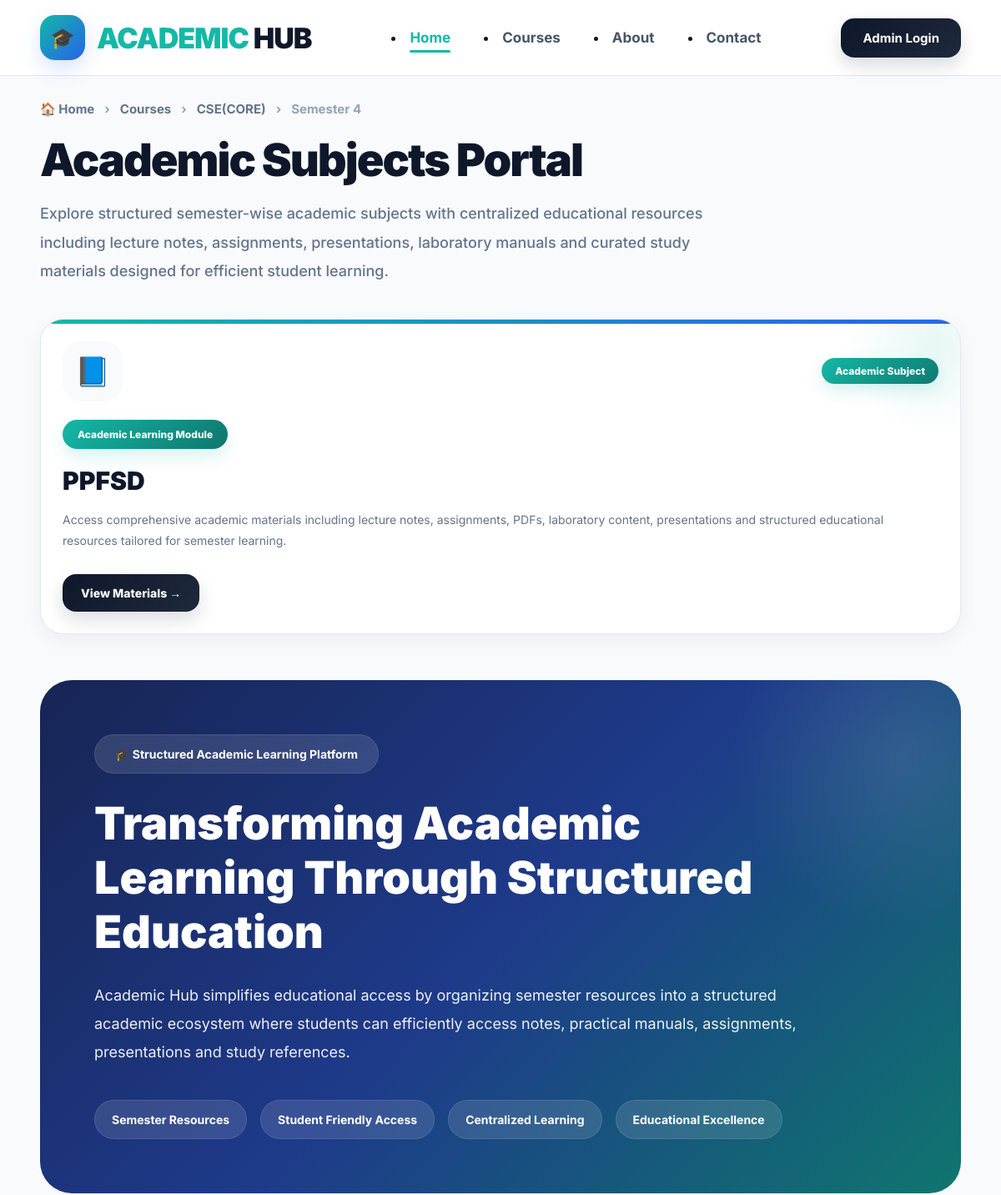
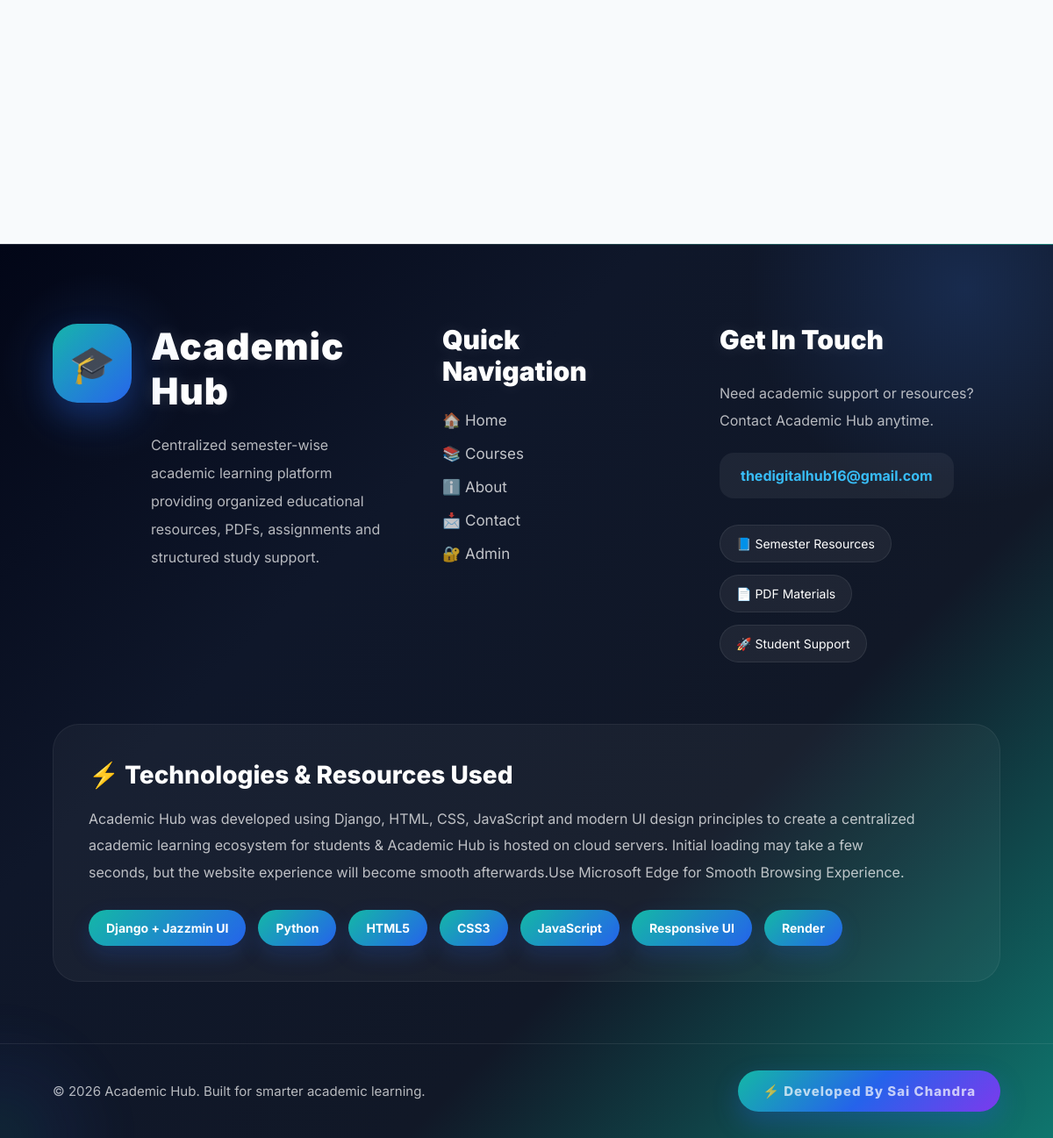
/subjects/15/8/, run on the app's committed database (2 pictures, top to bottom).
### hub/models.py (models this page shows, shortened)
class Branch(models.Model):
    name = models.CharField(max_length=100)

class Semester(models.Model):
    name = models.CharField(max_length=50)

class Subject(models.Model):
    name = models.CharField(max_length=200)
    semester = models.ForeignKey(Semester, on_delete=models.CASCADE)
    branches = models.ManyToManyField(Branch)

### hub/views.py (the view)
# urls.py: path('subjects/<int:sem_id>/<int:branch_id>/', views.subjects, name='subjects'),
def subjects(request, sem_id, branch_id):
    branch = get_object_or_404(
        Branch,
        id=branch_id
    )
    semester = get_object_or_404(
        Semester,
        id=sem_id
    )
    subjects = Subject.objects.filter(
        semester_id=sem_id,
        branches__id=branch_id
    ).distinct()
    return render(request, 'subjects.html', {
        'subjects': subjects,
        'branch': branch,
        'semester': semester
    })

### hub/templates/subjects.html (shortened to what this page needs)
{% extends 'base.html' %}
{% block content %}
<div class="subject-page">
    <div class="breadcrumb">
        <a href="/" class="bread-link">
            🏠 Home
        </a>
        <span>›</span>
        <a href="/" class="bread-link">
            Courses
        </a>
        <span>›</span>
        <a href="/semesters/{{ branch.id }}/" class="bread-link">
            {{ branch.name }}
        </a>
        <span>›</span>
        <span class="bread-active">
            Semester {{ semester.name }}
        </span>
    </div>
    <div class="subject-header">
        <h1 class="subject-title">
            Academic Subjects Portal
        </h1>
        <p class="subject-subtitle">
            Explore structured semester-wise academic subjects with
            centralized educational resources including lecture notes,
            assignments, presentations, laboratory manuals and curated
            study materials designed for efficient student learning.
        </p>
    </div>
    <div class="subject-grid">
        {% for subject in subjects %}
        <div class="subject-card">
            <div class="subject-top">
                <div class="subject-icon">
                    📘
                </div>
                <div class="credit-badge">
                    Academic Subject
                </div>
            </div>
            <div class="subject-body">
                <div class="subject-code">
                    Academic Learning Module
                </div>
                <h2 class="subject-name">
                    {{ subject.name }}
                </h2>
                <p class="subject-desc">
                    Access comprehensive academic materials including
                    lecture notes, assignments, PDFs, laboratory content,
                    presentations and structured educational resources
                    tailored for semester learning.
                </p>
            </div>
            <a href="/categories/{{ subject.id }}/"
               class="subject-btn">
               View Materials →
            </a>
        </div>
        {% endfor %}
    </div>
    <section class="learning-banner">
        <div class="learning-badge">
            🎓 Structured Academic Learning Platform
        </div>
        <h2 class="learning-title">
            Transforming Academic Learning Through Structured Education
        </h2>
        <p class="learning-desc">
            Academic Hub simplifies educational access by organizing
            semester resources into a structured academic ecosystem
            where students can efficiently access notes, practical
            manuals, assignments, presentations and study references.
        </p>
        <div class="learning-tags">
            <span>Semester Resources</span>
            <span>Student Friendly Access</span>
            <span>Centralized Learning</span>
            <span>Educational Excellence</span>
        </div>
    </section>
</div>
{% endblock %}

### hub/templates/base.html (style rules this page uses)
* { margin:0; padding:0; box-sizing:border-box; scroll-behavior:smooth; }
body { font-family:'Inter',sans-serif; background:#f8fafc; color:#0f172a; overflow-x:hidden; }
a { text-decoration:none; }

### hub/templates/subjects.html (style rules this page uses)
.subject-page { width:92%; max-width:1450px; margin:auto; padding:30px 0 80px; }
.breadcrumb { display:flex; align-items:center; gap:12px; margin-bottom:22px; font-size:15px; font-weight:700; flex-wrap:wrap; }
.bread-link { text-decoration:none; color:#64748b; transition:0.3s; }
.bread-active { color:#0f172a; }
.breadcrumb span { color:#94a3b8; }
.subject-header { margin-bottom:35px; }
.subject-title { font-size:54px; font-weight:900; letter-spacing:-2px; color:#0f172a; margin-bottom:18px; line-height:1.1; }
.subject-subtitle { font-size:18px; color:#64748b; max-width:850px; line-height:1.9; font-weight:500; }
.subject-grid { display:grid; grid-template-columns: repeat(auto-fit,minmax(320px,1fr)); gap:26px; margin-top:40px; }
.subject-card { background:white; border-radius:28px; padding:26px; border:1px solid #e2e8f0; position:relative; overflow:hidden; transition:0.4s ease; min-height:300px; display:flex; flex-direction:column; justify-content:space-between; box-shadow: 0 8px 24px rgba(15,23,42,0.05); }
.subject-card::before { content:''; position:absolute; top:0; left:0; width:100%; height:5px; background: linear-gradient( 90deg, #14b8a6, #2563eb ); }
.subject-card::after { content:''; position:absolute; width:220px; height:220px; border-radius:50%; background: radial-gradient( rgba(20,184,166,0.10), transparent 70% ); top:-80px; right:-80px; transition:0.4s; }
.subject-top { display:flex; align-items:center; justify-content:space-between; margin-bottom:22px; }
.subject-icon { width:72px; height:72px; border-radius:22px; background:#f8fafc; display:flex; align-items:center; justify-content:center; font-size:34px; transition:0.35s; }
.credit-badge { padding:8px 16px; border-radius:999px; background: linear-gradient( 135deg, #14b8a6, #0f766e ); color:white; font-size:12px; font-weight:800; box-shadow: 0 8px 20px rgba(20,184,166,0.18); }
.subject-body { flex-grow:1; display:flex; flex-direction:column; justify-content:center; }
.subject-code { display:inline-block; width:fit-content; padding:10px 18px; border-radius:999px; background: linear-gradient( 135deg, #14b8a6, #0f766e ); color:white; font-size:12px; font-weight:800; margin-bottom:20px; box-shadow: 0 10px 20px rgba(20,184,166,0.16); }
.subject-name { font-size:30px; font-weight:900; color:#0f172a; margin-bottom:16px; line-height:1.2; }
.subject-desc { color:#64748b; line-height:1.8; font-size:14px; margin-bottom:28px; flex-grow:1; }
.subject-btn { display:inline-flex; align-items:center; justify-content:center; gap:8px; width:fit-content; padding:14px 22px; border-radius:16px; background: linear-gradient( 135deg, #0f172a, #1e293b ); color:white; text-decoration:none; font-size:14px; font-weight:800; transition:0.35s; box-shadow: 0 10px 22px rgba(15,23,42,0.14); }
.learning-banner { margin-top:55px; background: linear-gradient( 135deg, #172554, #1e3a8a, #0f766e ); border-radius:38px; padding:65px; position:relative; overflow:hidden; color:white; }
.learning-banner::before { content:''; position:absolute; width:420px; height:420px; background: radial-gradient( rgba(255,255,255,0.10), transparent 70% ); right:-140px; top:-120px; border-radius:50%; }
.learning-badge { display:inline-flex; align-items:center; gap:10px; padding:14px 24px; border-radius:999px; background:rgba(255,255,255,0.12); border:1px solid rgba(255,255,255,0.10); font-size:14px; font-weight:700; margin-bottom:28px; }
.learning-title { font-size:54px; font-weight:900; line-height:1.2; margin-bottom:26px; max-width:900px; }
.learning-desc { font-size:18px; line-height:1.9; max-width:860px; opacity:0.92; }
.learning-tags { display:flex; flex-wrap:wrap; gap:16px; margin-top:40px; }
.learning-tags span { padding:14px 20px; border-radius:999px; background:rgba(255,255,255,0.12); border:1px solid rgba(255,255,255,0.10); font-size:14px; font-weight:700; transition:0.3s; }

### data on the page
Branch: name "CSE(CORE)"
Semester: name "4"
Subject: name "PPFSD"
